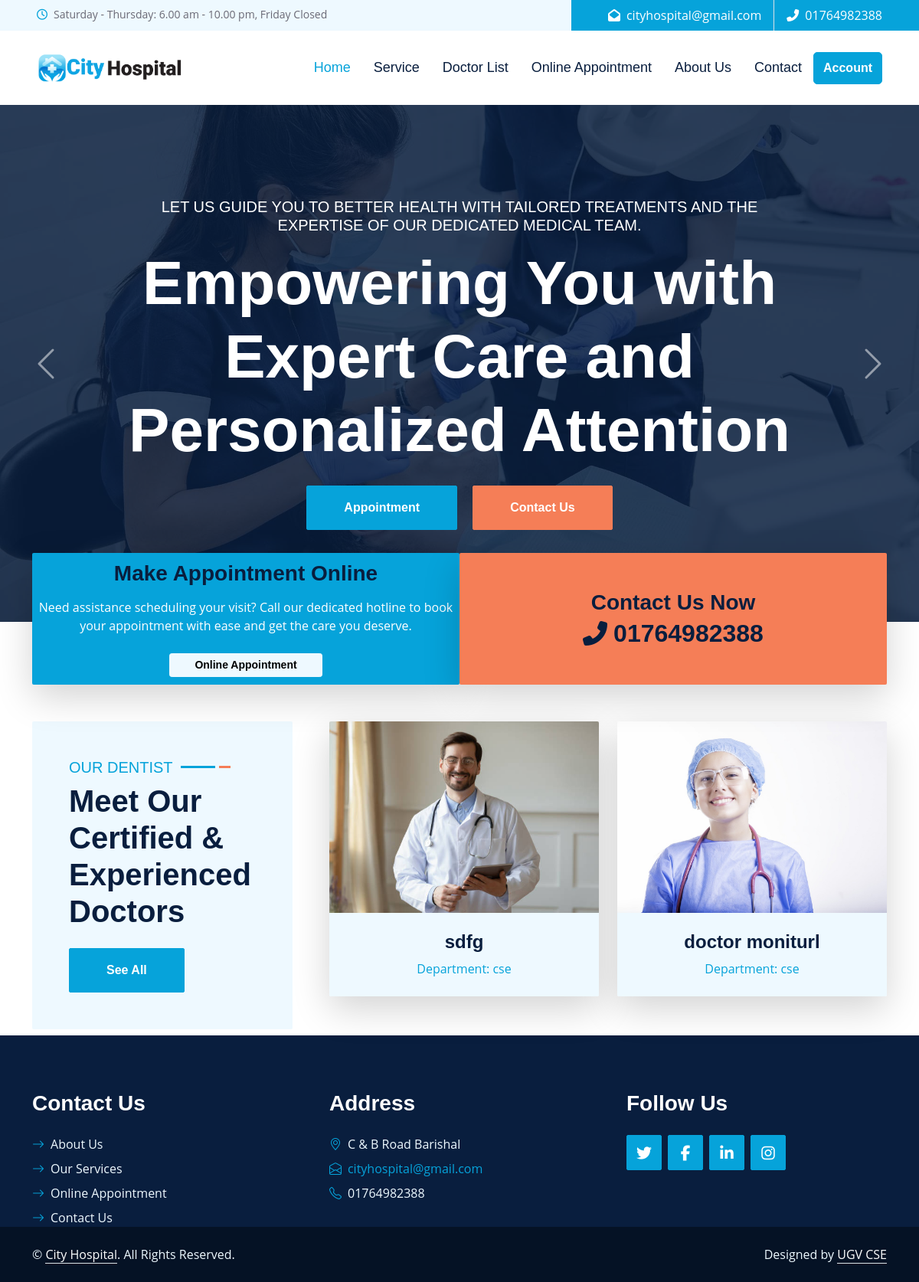
The page / on the database its author committed.
### pms/models.py (models this page shows, shortened)
class SiteInfo(models.Model):
    site_name = models.CharField(max_length=20)
    color_logo = models.ImageField(upload_to='logo/')
    white_logo = models.ImageField(upload_to='logo/')
    email = models.EmailField()
    phone = models.CharField(max_length=14)
    address = models.CharField(max_length=100)
    opening_hours = models.CharField(max_length=255, default='Saturday - Thursday: 6.00 am - 10.00 pm, Friday Closed')
    site_facebook = models.URLField(max_length=100)
    site_x = models.URLField(max_length=100)
    site_instagram = models.URLField(max_length=100)
    site_pinterest = models.URLField(max_length=100)

class Carousel(models.Model):
    title = models.CharField(max_length=255, blank=True, null=True)
    subtitle = models.CharField(max_length=255, blank=True, null=True)
    image = models.ImageField(upload_to='carousel_images/')  # Uploads to 'media/carousel_images/'
    created_at = models.DateTimeField(auto_now_add=True)

class DoctorProfile(models.Model):
    user = models.OneToOneField(User, on_delete=models.CASCADE, related_name='doctor_profile')
    department = models.ForeignKey(Department, on_delete=models.SET_NULL, null=True, related_name='doctors')
    full_name = models.CharField(max_length=100)  # Full name field
    specialization = models.CharField(max_length=100, blank=True, null=True)
    phone_number = models.CharField(
        max_length=11,
        validators=[
            RegexValidator(
                regex=r'^01[3-9]\d{8}$',
                message="Enter a valid Bangladesh phone number (e.g., 01712345678).",
                code='invalid_phone'
            )
        ]
    )
    image = models.ImageField(upload_to='doctor_profile_image')
    is_active = models.BooleanField(default=True)

class Department(models.Model):
    name = models.CharField(max_length=100, unique=True)
    description = models.TextField(blank=True, null=True)
    def __str__(self):
        return self.name

### pms/views.py (the view)
# urls.py: path('',home,name='home'),
def home(request):
    site_info = SiteInfo.objects.first()  # Fetch site info data
    doctors = DoctorProfile.objects.all().order_by('-id')[:2]  # Get last 2 added doctors
    carousels = Carousel.objects.all().order_by('-id')[:3]  # Get last 3 added carousel items
    departments = Department.objects.all()
    context = {
        'site_info': site_info,
        'doctors': doctors,  # Pass only the last two doctors
        'carousels': carousels,  # Pass last 3 carousel items
    }
    return render(request, 'home.html', context)

### pms/context_processors.py (called while the page is built)
def site_information(request):
    site_info = SiteInfo.objects.first()
    return {
        'site_info': site_info
    }

### templates/home.html (shortened to what this page needs)
{% extends 'base.html' %}
{% load static %}
{% block content %}
<div class="container-fluid p-0">
    <div id="header-carousel" class="carousel slide carousel-fade" data-bs-ride="carousel">
        <div class="carousel-inner">
            {% for carousel in carousels %}
                <div class="carousel-item {% if forloop.first %}active{% endif %}">
                    <img class="w-100" src="{{ carousel.image.url }}" alt="{{ carousel.title }}">
                    <div class="carousel-caption d-flex flex-column align-items-center justify-content-center">
                        <div class="p-3" style="max-width: 900px;">
                            <h5 class="text-white text-uppercase mb-3 animated slideInDown">{{ carousel.subtitle }}</h5>
                            <h1 class="display-1 text-white mb-md-4 animated zoomIn">{{ carousel.title }}</h1>
                            <a href="{% url 'public_online_appointment' %}" class="btn btn-primary py-md-3 px-md-5 me-3 animated slideInLeft">Appointment</a>
                            <a href="{{ carousel.contact_link }}" class="btn btn-secondary py-md-3 px-md-5 animated slideInRight">Contact Us</a>
                        </div>
                    </div>
                </div>
            {% endfor %}
        </div>
        <button class="carousel-control-prev" type="button" data-bs-target="#header-carousel" data-bs-slide="prev">
            <span class="carousel-control-prev-icon" aria-hidden="true"></span>
        </button>
        <button class="carousel-control-next" type="button" data-bs-target="#header-carousel" data-bs-slide="next">
            <span class="carousel-control-next-icon" aria-hidden="true"></span>
        </button>
    </div>
</div>
    <div class="container-fluid banner mb-5">
        <div class="container">
            <div class="row gx-0 justify-content-center">
                <div class="col-lg-6 col-md-6 wow zoomIn" data-wow-delay="0.3s">
                    <div class="bg-primary d-flex flex-column p-2 h-100 text-white rounded shadow-lg" style="background-color: rgba(0, 123, 255, 0.4);">
                        <div class="d-flex flex-column justify-content-center align-items-center h-100">
                            <h3 class="fw-bold mb-3 text-center">Make Appointment Online</h3>
                            <p class="mb-4 text-center">Need assistance scheduling your visit? Call our dedicated hotline to book your appointment with ease and get the care you deserve.</p>
                            <a href="{% url 'public_online_appointment' %}" class="btn btn-light btn-sm" style="width: 200px;">Online Appointment</a>
                        </div>
                    </div>
                </div>
                <div class="col-lg-6 col-md-6 wow zoomIn" data-wow-delay="0.6s">
                    <div class="bg-secondary d-flex flex-column p-5 h-100 text-white rounded shadow-lg" style="background-color: rgba(108, 117, 125, 0.4);">
                        <div class="d-flex flex-column justify-content-center align-items-center h-100">
                            <h3 class="fw-bold mb-1 text-center">Contact Us Now</h3>
                            <h2 class="mb-0 d-flex align-items-center justify-content-center">
                                <i class="fas fa-phone-alt me-2"></i>
                                <span class="fw-bold">{{ site_info.phone }}</span>
                            </h2>
                        </div>
                    </div>
                </div>
            </div>
        </div>
    </div>
<div class="container-fluid">
    <div class="container mb-2">
        <div class="row g-5">
            <div class="col-lg-4 wow slideInUp" data-wow-delay="0.1s">
                <div class="section-title bg-light rounded h-100 p-5">
                    <h5 class="position-relative d-inline-block text-primary text-uppercase">Our Dentist</h5>
                    <h1 class="display-6 mb-4">Meet Our Certified & Experienced Doctors</h1>
                    <a href="{% url 'public_doctor_list' %}" class="btn btn-primary py-3 px-5">See All</a>
                </div>
            </div>
            <div class="col-lg-8">
                <div class="row">
                    {% for doctor in doctors %}
                        <div class="col-md-6 wow slideInUp" data-wow-delay="0.6s">
                            <div class="team-item shadow-lg border-0 rounded">
                                <div class="position-relative rounded-top overflow-hidden" style="width: 100%; height: 250px;">
                                    <img class="img-fluid w-100 h-100" src="{{ doctor.image.url }}" alt="{{ doctor.full_name }}" style="object-fit: cover;">
                                </div>
                                <div class="team-text position-relative bg-light text-center rounded-bottom p-4">
                                    <h4 class="mb-2">{{ doctor.full_name }}</h4>
                                    <p class="text-primary mb-0">Department: {{ doctor.department }}</p>
                                </div>
                            </div>
                        </div>
                    {% endfor %}
                </div>
            </div>
        </div>
    </div>
</div>
{% endblock content %}

### templates/header.html (shortened to what this page needs)
{% load static %}
    <div class="container-fluid bg-light ps-5 pe-0 d-none d-lg-block">
        <div class="row gx-0">
            <div class="col-md-6 text-center text-lg-start mb-2 mb-lg-0">
                <div class="d-inline-flex align-items-center">
                    <small class="py-2"><i class="far fa-clock text-primary me-2"></i>{{ site_info.opening_hours }} </small>
                </div>
            </div>
            <div class="col-md-6 text-center text-lg-end">
                <div class="position-relative d-inline-flex align-items-center bg-primary text-white top-shape px-5">
                    <div class="me-3 pe-3 border-end py-2">
                        <p class="m-0"><i class="fa fa-envelope-open me-2"></i>{{ site_info.email }}</p>
                    </div>
                    <div class="py-2">
                        <p class="m-0"><i class="fa fa-phone-alt me-2"></i>{{ site_info.phone }}</p>
                    </div>
                </div>
            </div>
        </div>
    </div>
    <nav class="navbar navbar-expand-sm bg-white navbar-light shadow-sm px-5 py-3 py-lg-0">
        <a href="{% url 'home' %}" class="navbar-brand p-0">
            <img src="{{ site_info.color_logo.url }}" alt="" style="width: 190px;">
        </a>
        <div class="collapse navbar-collapse" id="navbarCollapse">
            <div class="navbar-nav ms-auto py-0">
                <a href="{% url 'home' %}" class="nav-item nav-link active">Home</a>
                <a href="{% url 'public_service_list' %}" class="nav-item nav-link">Service</a>
                <a href="{% url 'public_doctor_list' %}" class="nav-item nav-link">Doctor List</a>
                <a href="{% url 'public_online_appointment' %}" class="nav-item nav-link">Online Appointment</a>
                <a href="{% url 'about_us' %}" class="nav-item nav-link">About Us</a>
                <a href="{% url 'contact' %}" class="nav-item nav-link">Contact</a>
            </div>
            {% if user.is_authenticated %}
                <a style="border-radius: 5px;" href="#" class="btn btn-primary py-2 dropdown-toggle" id="accountDropdown" data-bs-toggle="dropdown" aria-expanded="false">
                {{ user.first_name|default:user.username }}
                </a>
                <ul class="dropdown-menu dropdown-menu-end" style="margin-left:25px;" aria-labelledby="accountDropdown">
                 {% comment %} <li><hr class="dropdown-divider"></li> {% endcomment %}
                <li><a class="dropdown-item" href="{% url 'logout' %}">Logout</a></li>
                </ul>
            {% else %}
                <a href="{% url 'login' %}" class="btn btn-primary py-2" style="border-radius: 5px;">
                Account
                </a>
            {% endif %}
        </div>
    </nav>

### templates/footer.html
<div class="container-fluid bg-dark text-light  wow fadeInUp" data-wow-delay="0.3s" >
    <div class="container pt-5">
        <div class="row g-5 pt-4">
            <div class="col-lg-4 col-md-6">
                <h3 class="text-white mb-4">Contact Us</h3>
                <div class="d-flex flex-column justify-content-start">
                    <a class="text-light mb-2" href="{% url 'about_us' %}"><i class="bi bi-arrow-right text-primary me-2"></i>About Us</a>
                    <a class="text-light mb-2" href="{% url 'public_service_list' %}"><i class="bi bi-arrow-right text-primary me-2"></i>Our Services</a>
                    <a class="text-light mb-2" href="#"><i class="bi bi-arrow-right text-primary me-2"></i>Online Appointment</a>
                    <a class="text-light" href="{% url 'contact' %}"><i class="bi bi-arrow-right text-primary me-2"></i>Contact Us</a>
                </div>
            </div>
            <div class="col-lg-4 col-md-6">
                <h3 class="text-white mb-4">Address</h3>
                <p class="mb-2"><i class="bi bi-geo-alt text-primary me-2"></i>{{ site_info.address }}</p>
                <p class="mb-2"><i class="bi bi-envelope-open text-primary me-2"></i><a href="mailto:{{ site_info.email }}">{{ site_info.email }}</a></p>
                <p class="mb-0"><i class="bi bi-telephone text-primary me-2"></i>{{ site_info.phone }}</p>
            </div>
            <div class="col-lg-4 col-md-6">
                <h3 class="text-white mb-4">Follow Us</h3>
                <div class="d-flex">
                    <a class="btn btn-lg btn-primary btn-lg-square rounded me-2" href="{{ site_info.site_x }}"><i class="fab fa-twitter fw-normal"></i></a>
                    <a class="btn btn-lg btn-primary btn-lg-square rounded me-2" href="{{ site_info.site_facebook }}"><i class="fab fa-facebook-f fw-normal"></i></a>
                    <a class="btn btn-lg btn-primary btn-lg-square rounded me-2" href="{{ site_info.site_linkedin }}"><i class="fab fa-linkedin-in fw-normal"></i></a>
                    <a class="btn btn-lg btn-primary btn-lg-square rounded" href="{{ site_info.site_instagram }}"><i class="fab fa-instagram fw-normal"></i></a>
                </div>
            </div>
        </div>
    </div>
</div>
<div class="container-fluid text-light py-4" style="background: #051225;">
    <div class="container">
        <div class="row g-0">
            <div class="col-md-6 text-center text-md-start">
                <p class="mb-md-0">&copy; <a class="text-white border-bottom" >{{ site_info.site_name }}</a>. All Rights Reserved.</p>
            </div>
            <div class="col-md-6 text-center text-md-end">
                <p class="mb-0">Designed by <a class="text-white border-bottom" href="">UGV CSE </a></p>
            </div>
        </div>
    </div>
</div>

### pms/static/assets/css/style.css (style rules this page uses)
:root { --primary: #06A3DA; --secondary: #F57E57; --light: #EEF9FF; --dark: #091E3E; }
h1, h2, .font-weight-bold { font-weight: 700 !important; }
h3, h4, .font-weight-semi-bold { font-weight: 600 !important; }
h5, h6, .font-weight-medium { font-weight: 500 !important; }
.btn { font-family: 'Jost', sans-serif; font-weight: 600; transition: .5s; }
.btn-primary, .btn-secondary { color: #FFFFFF; }
.btn-lg-square { width: 46px; height: 46px; }
.btn-square, .btn-sm-square, .btn-lg-square { padding-left: 0; padding-right: 0; text-align: center; }
.navbar-light .navbar-nav .nav-link { font-family: 'Jost', sans-serif; padding: 35px 15px; font-size: 18px; color: var(--dark); outline: none; transition: .5s; }
.navbar-light .navbar-nav .nav-link:hover, .navbar-light .navbar-nav .nav-link.active { color: var(--primary); }
.carousel-caption { top: 0; left: 0; right: 0; bottom: 0; background: rgba(9, 30, 62, .85); z-index: 1; }
.carousel-control-prev, .carousel-control-next { width: 10%; }
.carousel-control-prev-icon, .carousel-control-next-icon { width: 3rem; height: 3rem; }
@media (min-width: 991.98px) { .banner { position: relative; margin-top: -90px; z-index: 1; } }
.section-title h5::before { position: absolute; content: ""; width: 45px; height: 3px; right: -55px; bottom: 11px; background: var(--primary); }
.section-title h5::after { position: absolute; content: ""; width: 15px; height: 3px; right: -75px; bottom: 11px; background: var(--secondary); }
.service-item img, .service-item .bg-light, .service-item .bg-light h5, .team-item .team-text { transition: .5s; }
.team-item .team-text::after, .service-item .bg-light::after { position: absolute; content: ""; top: 50%; bottom: 0; left: 15px; right: 15px; border-radius:100px / 15px; box-shadow: 0 0 15px rgba(0, 0, 0, .7); opacity: 0; transition: .5s; z-index: -1; }

### rows shown on the page
SiteInfo: opening_hours "Saturday - Thursday: 6.00 am - 10.00 pm, Friday Closed", email "cityhospital@gmail.com", phone "01764982388", color_logo (picture), address "C & B Road Barishal", site_name "City Hospital"
Carousel: image (picture), subtitle "LET US GUIDE YOU TO BETTER HEALTH WITH TAILORED TREATMENTS AND THE EXPERTISE OF OUR DEDICATED MEDICAL TEAM.", title "Empowering You with Expert Care and Personalized Attention"
DoctorProfile: image (picture), full_name "sdfg", department "cse"
DoctorProfile: image (picture), full_name "doctor moniturl", department "cse"
